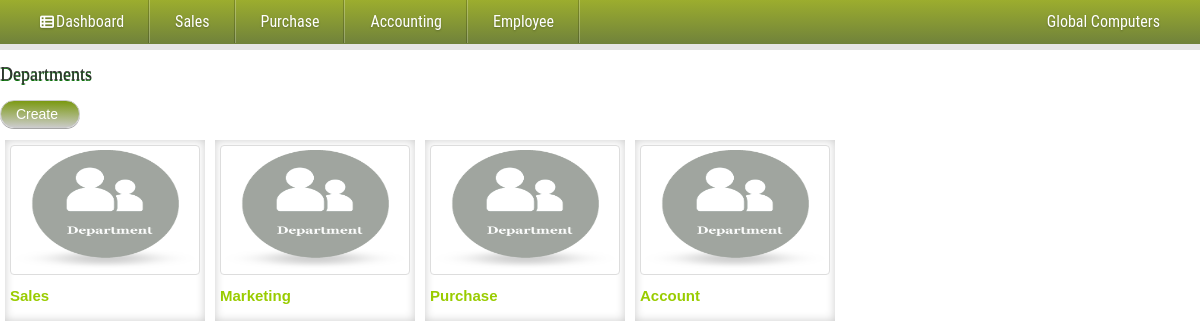
/admin/department_list.php (signed in), run on the app's committed database.
### tables this page shows
CREATE TABLE IF NOT EXISTS `department_master` (
  `dept_id` int(10) NOT NULL AUTO_INCREMENT,
  `dept_name` varchar(50) NOT NULL,
  PRIMARY KEY (`dept_id`)
);

### admin/department_list.php (the view, shortened to what this page needs)
<?php include_once("header.php"); ?>
<form action="" method="post" role="form">
	<h4 id="title">Departments</h4>
	<a href="#modal" id="btn-create">Create</a>
	<br /><br />
	<?php
	  $rs=mysql_query("select *from department_master")or die(mysql_error());
	  if (mysql_num_rows($rs)>0)
	  {
		while($row=mysql_fetch_array($rs))
		{
		echo '<div id="box-list"><a href="?eid=2&iid='.$row['dept_id'].'">';
		echo'<img src="../images/dept.png" id="img" class="img-thumbnail"/></a>';
		echo'<div id="box-detail"><a href="?eid=2&iid='.$row['dept_id'].'" id="box-list-link">'.$row['dept_name'].'</a></div></div>';
		}
	}
	else
	echo 'Record Not Found..';
	 ?>
</form>

### styles/style.css (style rules this page uses)
#title { width:100%; font-family:Georgia, "Times New Roman", Times, serif; height:auto; margin-top:15px; text-shadow: 0 1px #006600; }
body { margin: 0; padding: 0; color: #414141; }
#box-list { width:200px; float:left; margin:5px; padding:5px; -moz-box-shadow: inset 0 0 5px #CCCCCC; -webkit-box-shadow: inset 0 0 5px #CCCCCC; box-shadow: inset 0 0 10px #CCCCCC; }
#box-detail { padding:10px 10px 10px 0px; }
#img { width:190px; height:130px; }
#box-list-link { font-size:15px; color:#99CC00; text-transform:capitalize; font-weight:600; }
#btn-create { background: -webkit-linear-gradient(180deg, #CCCCCC, #79980d); background: -o-linear-gradient(180deg, #333333, #79980d); background: -moz-linear-gradient(180deg, #333333, #79980d); background: linear-gradient(1deg,#CCCCCC,#79980d); filter: progid:DXImageTransform.Microsoft.gradient(GradientType=0,StartColorStr='#f6f6f6', EndColorStr='#e1e1e1'); border: 1px solid #ccc; color:#FFFFFF; display:inline-block; min-width:80px; float:left; font-family:Verdana, Arial, Helvetica, sans-serif; margin-right:0px; margin-bottom:5px; padding:3px 0px; padding-left:15px; margin-top:5px; text-decoration:none; border-radius:20px; -moz-border-radius:20px; -webkit-border-radius:20px; -moz-box-shadow:0 1px rgba(0,0,0,.35); -webkit-box-shadow:0 1px rgba(0,0,0,.35); }

### styles/popup.css (style rules this page uses)
html, body, div, span, applet, object, iframe, h1, h2, h3, h4, h5, h6, p, blockquote, pre, a, abbr, acronym, address, big, cite, code, del, dfn, em, img, ins, kbd, q, s, samp, small, strike, strong, sub, sup, tt, var, b, u, i, center, dl, dt, dd, ol, ul, li, fieldset, form, label, legend, table, caption, tbody, tfoot, thead, tr, th, td, article, aside, canvas, details, embed, figure, figcaption, footer, header, hgroup, menu, nav, output, ruby, section, summary, time, mark, audio, video { margin: 0; padding: 0; border: 0; font-size: 100%; font: inherit; vertical-align: baseline; }
body { line-height: 1; }

### data on the page
department_master: dept_name "Sales"
department_master: dept_name "Marketing"
department_master: dept_name "Purchase"
department_master: dept_name "Account"

### other printed values
$_SESSION['ossem_enterprise_name'] "Global Computers"
